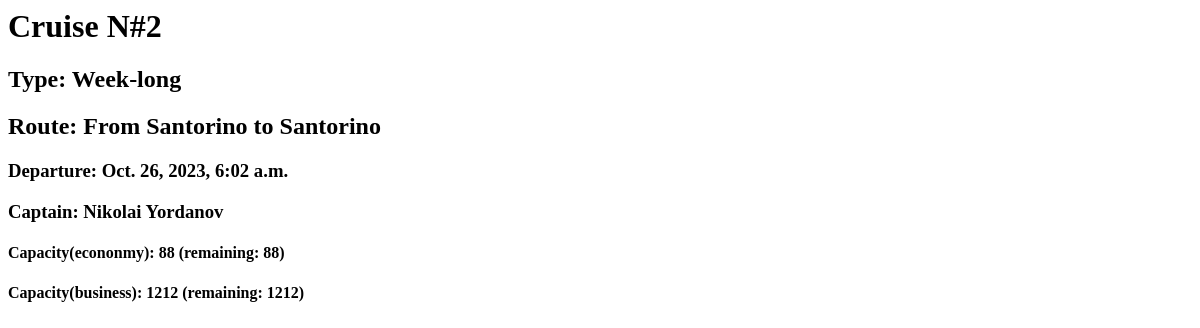
Page /cruise_details/2 on the earlier database version.
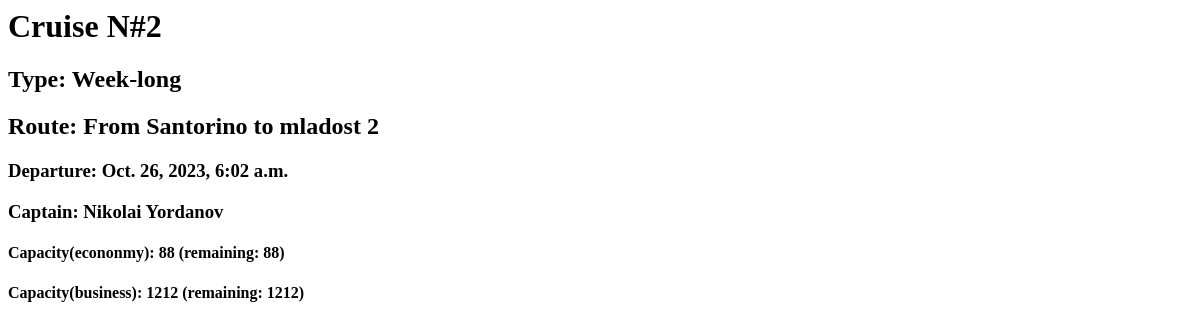
Same page on the later database version.
### main/models.py (models this page shows, shortened)
class Cruise(models.Model):
    CRUISE_TYPES = [
        ("Week-long", "Week-long"),
        ("Day-long", "Day-long")
    ]
    from_location = models.ForeignKey(CruiseLocation, related_name="from-location+", on_delete=models.CASCADE)
    to_location = models.ForeignKey(CruiseLocation, related_name="to-location+", on_delete=models.CASCADE)
    departure_date_time = models.DateTimeField()
    type = models.CharField(
        max_length=9,
        choices=CRUISE_TYPES
    )
    captain_name = models.ForeignKey(Captain, on_delete=models.CASCADE)
    econ_total_capacity = models.IntegerField()
    business_total_capacity = models.IntegerField()

class CruiseLocation(models.Model):
    name = models.TextField(null=True, blank=True)
    def __str__(self):
        return self.name

class Captain(models.Model):
    name = models.CharField(
        max_length=30
    )
    surname = models.CharField(
        max_length=30
    )
    def __str__(self):
        return f'{self.name} {self.surname}'

### main/views.py (the view)
# urls.py: path("cruise_details/<int:pk>", views.CruiseDetailView.as_view(), name="cruise_details"),
class CruiseDetailView(DetailView):
    model = Cruise
    template_name = "./cruise_views/cruise_details.html"
    context_object_name = 'cruise'
    def get_context_data(self, **kwargs):
        cruise = Cruise.objects.filter(id=self.object.id)
        ctx = super().get_context_data(**kwargs)
        ctx.update({
            'econ_cc': cruise[0].econ_total_capacity - len(Reservation.objects.filter(cruise_id=self.object.id).filter(ticket_type="Economy")),
            'bus_cc': cruise[0].business_total_capacity - len(Reservation.objects.filter(cruise_id=self.object.id).filter(ticket_type="Business")),
        })
        return ctx

### templates/cruise_views/cruise_details.html
<h1>Cruise N#{{cruise.id}}</h1>
<h2>Type: {{cruise.type}}</h2>
<h2>Route: From {{cruise.from_location}} to {{cruise.to_location}}</h2>
<h3>Departure: {{cruise.departure_date_time}}</h3>
<h3>Captain: {{cruise.captain_name}}</h3>
<h4>Capacity(econonmy): {{cruise.econ_total_capacity}} (remaining: {{econ_cc}})</h4>
<h4>Capacity(business): {{cruise.business_total_capacity}} (remaining: {{bus_cc}})</h4>

Differences in the rows shown:
changed Cruise "Week-long": to_location "Santorino" → "mladost 2"
